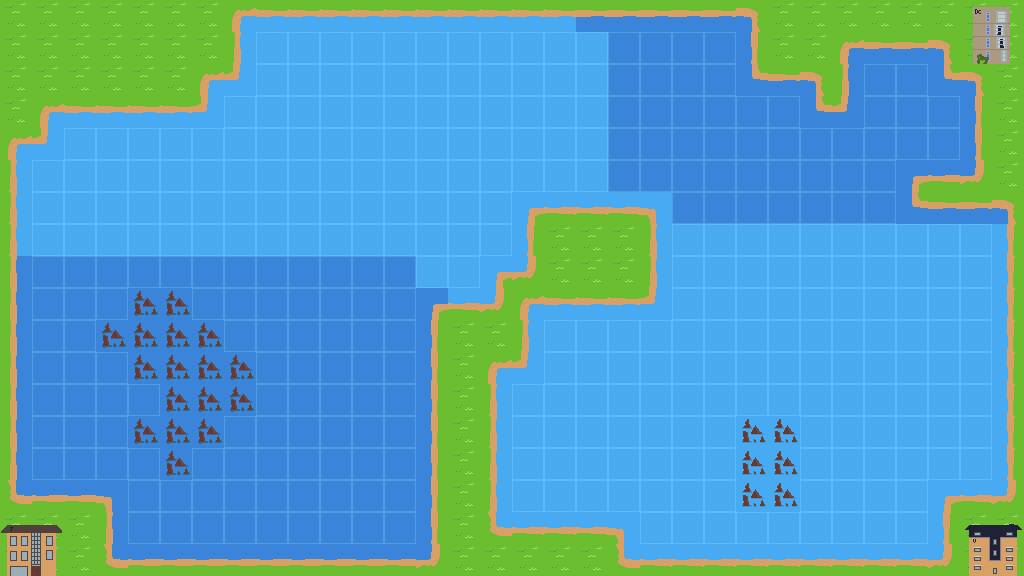

A level layout from a 2D game, rendered from its tile map. Below: a short description, then the map file with tile-grid data replaced by summaries:
An orthogonal 32x18 tile map with 32x32 px tiles, 2 tile layers (Tile Layer 1, Highlighted).

<map version="1.5" tiledversion="1.7.2" orientation="orthogonal" renderorder="right-down" width="32" height="18" tilewidth="32" tileheight="32" infinite="0" nextlayerid="6" nextobjectid="1">
 <editorsettings>
  <export target="Eng1Map.tmx" format="tmx" />
 </editorsettings>
 <tileset firstgid="1" source="Eng1TileSet.tsx" />
 <layer id="1" name="Tile Layer 1" width="32" height="18">
  <data>[576 cells, 576 non-empty, 23 distinct tile ids]</data>
 </layer>
 <layer id="2" name="Highlighted" width="32" height="18">
  <data>[576 cells, 8 non-empty, 8 distinct tile ids]</data>
 </layer>
</map>